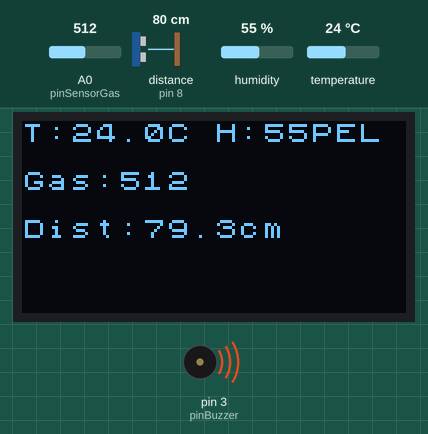
Recording of a sketch running on a simulated Arduino Uno, built with avr-gcc and run on an emulated ATmega328P. Parts: 128×64 one-colour display, buzzer (waves = sounding, pin HIGH). Wiring (inferred from the names in the program): ultrasonic range finder: trigger pin 9; echo pin 8. The inputs (shaded band) are chosen by the test bench; at power-on: A0 (pinSensorGas) = 512, distance to the obstacle (sensor on pin 8) 80 cm, humidity 55 %, temperature 24 °C. The echo pulse lasts 58.3 µs per cm; WiFi joins after 1.5 s; servers stay silent unless stated; uploads are accepted with an empty reply; pins used as bus, display or sensor lines are not drawn; what the sketch prints to the serial monitor is not drawn.

Above: at 4.8 s.
4.9 s: A0 (pinSensorGas) set to 418
At 7.8 s:
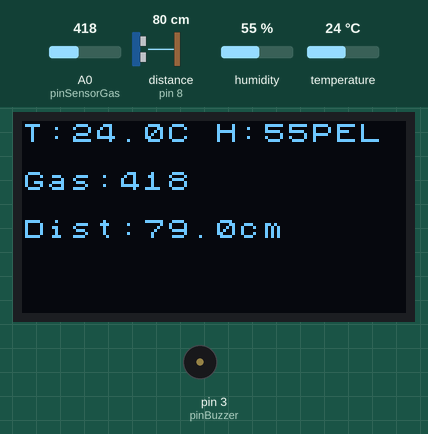
11.4 s: A0 (pinSensorGas) set to 383
At 14.0 s:
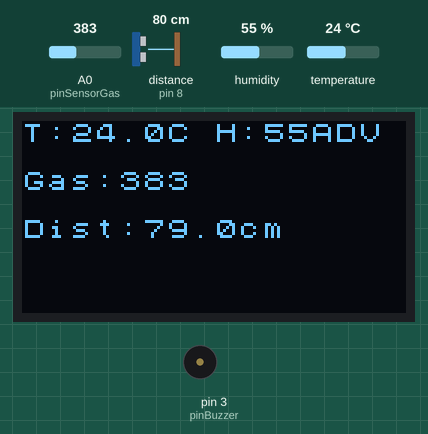
18.1 s: A0 (pinSensorGas) set to 266
At 20.0 s:
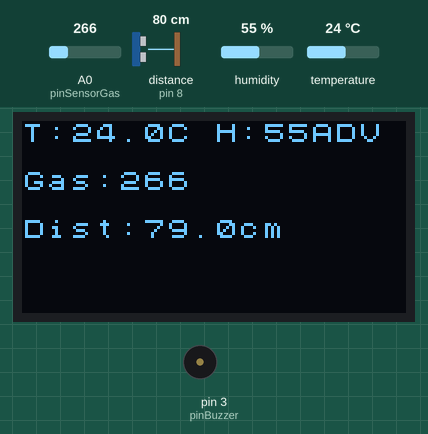
20.1 s: A0 (pinSensorGas) set to 243
At 24.8 s:
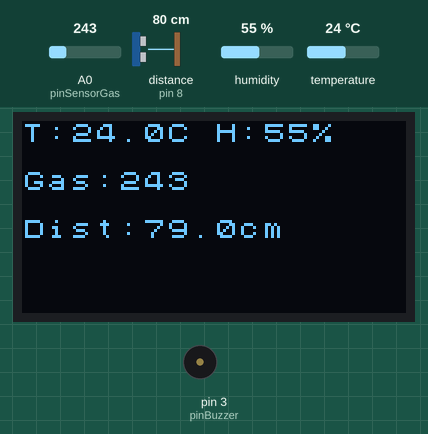
26.8 s: distance to the obstacle (sensor on pin 8) set to 17 cm
At 28.0 s:
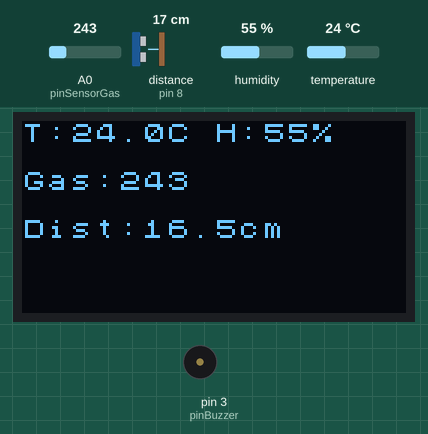
28.7 s: distance to the obstacle (sensor on pin 8) set to 14 cm
At 30.4 s:
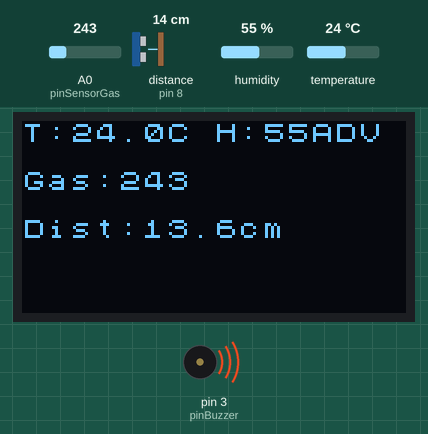
Timing chart, 0 to 32.1 s (numbered marks = the images above; inputs shaded):
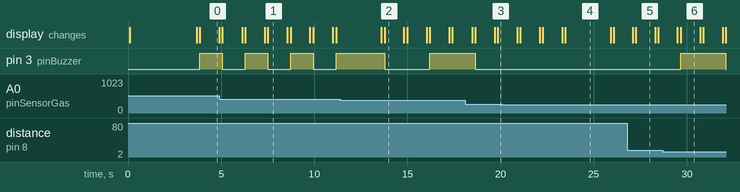

The sketch:

sistemacompleto.ino
```cpp
#include <SPI.h>                 // Para comunicacion Ethernet (SPI)
#include <Ethernet.h>            // Para funcionalidad Ethernet
#include <DHT.h>                 // Para sensor DHT11

#include <Wire.h>                // Para comunicacion I2C del LCD
#include <U8x8lib.h>

U8X8_SSD1306_128X64_NONAME_HW_I2C display(U8X8_PIN_NONE);


byte mac[] = { 0xDE, 0xAD, 0xBE, 0xEF, 0xFE, 0xED };  // Direccion MAC unica
IPAddress ip(192, 168, 10, 150);                       // definir IP estatica de Arduino
char server[] = "192.168.10.100";                      // IP del servidor XAMPP, tu ip(PC)
EthernetClient client;                                // Cliente para conexiones salientes
EthernetServer webServer(80);  // Servidor web local en puerto 80


#define DHTPIN 2                  // Pin digital para DHT11
#define DHTTYPE DHT11             // Tipo de sensor DHT
DHT dht(DHTPIN, DHTTYPE);         // Objeto sensor DHT


const int pinSensorGas = A0;      // Pin analogico para sensor MQ-2
const int pinTrigger = 9;         // Pin Trigger sensor ultrasonico
const int pinEcho = 8;           // Pin Echo sensor ultrasonico
const int pinBuzzer = 3;          // Pin digital para buzzer activo


unsigned long lastConnectionTime = 0;        // ultimo tiempo de conexion al servidor
const unsigned long postingInterval = 10000; // Intervalo de envio (10 segundos)
unsigned long lastBuzzerTime = 0;            // Control de timing del buzzer
bool buzzerState = false;                    // Estado actual del buzzer
int alertLevel = 0;                          // Nivel de alerta: 0=normal, 1=adv, 2=peligro


void setup() {
  Serial.begin(9600);
  Serial.println(F("Iniciando Sistema Integrado de Monitoreo"));

  webServer.begin();
Serial.println(F("Servidor web local iniciado"));


  dht.begin();                              // Iniciar sensor DHT11
  pinMode(pinTrigger, OUTPUT);              // Configurar Trigger como salida
  pinMode(pinEcho, INPUT);                  // Configurar Echo como entrada
  pinMode(pinBuzzer, OUTPUT);               // Configurar buzzer como salida
  digitalWrite(pinBuzzer, LOW);             // Asegurar buzzer apagado al inicio

 // INICIALIZAR PANTALLA OLED
  display.begin();
display.setPowerSave(0);
display.setFont(u8x8_font_chroma48medium8_r);
display.clear();

  // Mensajes de prueba
  display.setCursor(0, 0);
  display.print("OLED OK");


  Serial.println(F("Configurando conexión Ethernet..."));
  if (Ethernet.begin(mac) == 0) {
    // Si DHCP falla, usar IP estatica configurada
    Serial.println(F("DHCP falló, usando IP estática"));
    Ethernet.begin(mac, ip);
  } else {
    Serial.println(F("DHCP configurado exitosamente"));
  }

  // MOSTRAR INFORMACIÓN DE CONEXIÓN
  Serial.print(F(" IP del sistema: "));
  Serial.println(Ethernet.localIP());
  Serial.print(F("Servidor destino: "));
  Serial.println(server);

  delay(2000);  // Pausa para ver mensajes iniciales
  Serial.println(F("Sistema completamente inicializado"));
}


void loop() {
  float humedad = dht.readHumidity();           // Leer humedad (%)
  float temperatura = dht.readTemperature();    // Leer temperatura (°C)
  int valorGas = analogRead(pinSensorGas);      // Leer nivel de gas (0-1023)
  float distancia = medirDistancia();           // Medir distancia (cm)

  alertLevel = determinarNivelAlerta(valorGas, distancia);

  mostrarOLED(temperatura, humedad, valorGas, distancia, alertLevel);

  controlarBuzzer(alertLevel);

  //enviar cada 10 segundos para no saturar
  if (millis() - lastConnectionTime > postingInterval) {
    enviarDatosServidor(temperatura, humedad, valorGas, distancia, alertLevel);
    lastConnectionTime = millis();  // Actualizar tiempo de ultimo envio
  }

  atenderClientesWeb();

  delay(1000);  // Esperar 1 segundo entre ciclos de lectura
}


float medirDistancia() {
  // Secuencia estandar para activar medicion ultrasonica
  digitalWrite(pinTrigger, LOW);           // Asegurar Trigger en LOW
  delayMicroseconds(2);                    // Pequeña pausa
  digitalWrite(pinTrigger, HIGH);          // Enviar pulso de 10μs
  delayMicroseconds(10);
  digitalWrite(pinTrigger, LOW);

  // Medir el tiempo que tarda en llegar el eco
  long duracion = pulseIn(pinEcho, HIGH);

  // Calcular distancia: (tiempo × velocidad sonido) / 2
  return duracion * 0.034 / 2;             // Devolver distancia en cm
}


int determinarNivelAlerta(int gas, float distancia) {
  if (gas > 400 || distancia < 5) {
    return 2;  // PELIGRO: Gas muy alto u objeto muy cerca
  } else if (gas > 250 || distancia < 15) {
    return 1;  // ADVERTENCIA: Gas moderado u objeto cercano
  } else {
    return 0;  // NORMAL: Todo dentro de parametros seguros
  }
}


//SCL-A5,SDA-A4
void mostrarOLED(float temp, float hum, int gas, float dist, int alerta) {
  display.clear();

  display.setCursor(0, 0);
  display.print("T:");
  display.print(temp, 1);
  display.print("C H:");
  display.print(hum, 0);
  display.print("%");

  display.setCursor(0, 2);
  display.print("Gas:");
  display.print(gas);

  display.setCursor(0, 4);
  display.print("Dist:");
  display.print(dist, 1);
  display.print("cm");

  display.setCursor(12, 0);
  if (alerta == 2) display.print("PEL");
  else if (alerta == 1) display.print("ADV");
}


void controlarBuzzer(int nivelAlerta) {
  unsigned long currentTime = millis();  // Obtener tiempo actual

  switch (nivelAlerta) {
    case 0: // NORMAL - Sin sonido
      digitalWrite(pinBuzzer, LOW);
      break;

    case 1: // ADVERTENCIA - Pitido lento (cada 2 segundos)
      if (currentTime - lastBuzzerTime > 2000) {
        buzzerState = !buzzerState;              // Alternar estado
        digitalWrite(pinBuzzer, buzzerState ? HIGH : LOW);
        if (buzzerState) {
          Serial.println(F("Alerta de advertencia: Pitido"));
        }
        lastBuzzerTime = currentTime;            // Actualizar tiempo
      }
      break;

    case 2: // PELIGRO - Pitido rapido continuo
      if (currentTime - lastBuzzerTime > 300) {
        buzzerState = !buzzerState;              // Alternar estado rapidamente
        digitalWrite(pinBuzzer, buzzerState ? HIGH : LOW);
        lastBuzzerTime = currentTime;

        if (buzzerState) {
          Serial.println(F("ALERTA PELIGRO: Pitido rápido"));
        }
      }
      break;
  }
}


void enviarDatosServidor(float temp, float hum, int gas, float dist, int alerta) {
  // Intentar conectar al servidor web (puerto 80)
  if (client.connect(server, 80)) {
    Serial.println(F(" Conectando al servidor web..."));

    // Crear cadena con los datos en formato URL-encoded
    String datos = "temperatura=" + String(temp) +
                   "&humedad=" + String(hum) +
                   "&gas=" + String(gas) +
                   "&distancia=" + String(dist) +
                   "&alerta=" + String(alerta);

    // Enviar solicitud HTTP POST
    client.println("POST /sistema/guardar_datos.php HTTP/1.1");
    client.println("Host: 192.168.10.102");
    client.println("Content-Type: application/x-www-form-urlencoded");
    client.print("Content-Length: ");
    client.println(datos.length());  // Longitud del contenido
    client.println();                // Línea en blanco (fin de headers)
    client.println(datos);           // Enviar los datos

    Serial.println(" Datos enviados: " + datos);

  } else {
    Serial.println(F("Error de conexión al servidor web"));
  }

  // Esperar y leer respuesta del servidor
  unsigned long timeout = millis();
  while (client.available() == 0) {
    if (millis() - timeout > 5000) {
      Serial.println(F("Timeout de conexión - servidor no responde"));
      client.stop();
      return;
    }
  }

  // Leer y mostrar respuesta del servidor
  Serial.print(F("Respuesta del servidor: "));
  while (client.available()) {
    String line = client.readStringUntil('\r');
    Serial.print(line);
  }

  client.stop();  // Cerrar conexion
  Serial.println(F("\n Conexión cerrada"));
}


void atenderClientesWeb() {
  // Escuchar clientes conectados al servidor web local
  EthernetClient client = webServer.available();


  if (client) {
    Serial.println(F("Nuevo cliente web conectado localmente"));

    boolean currentLineIsBlank = true;

    while (client.connected()) {
      if (client.available()) {
        char c = client.read();

        // Detectar fin de headers HTTP
        if (c == '\n' && currentLineIsBlank) {
          // Enviar pagina web al cliente
          client.println("HTTP/1.1 200 OK");
          client.println("Content-Type: text/html");
          client.println("Connection: close");
          client.println();

          // Pagina HTML simple
          client.println("<!DOCTYPE HTML>");
          client.println("<html>");
          client.println("<head><title>Sistema Monitoreo</title></head>");
          client.println("<body>");
          client.println("<h1>Sistema de Monitoreo Local</h1>");
          client.println("<p>Esta es la interfaz local del sistema.</p>");
          client.println("<p>Los datos se envían automáticamente al servidor central.</p>");
          client.println("</body>");
          client.println("</html>");
          break;
        }

        if (c == '\n') {
          currentLineIsBlank = true;
        } else if (c != '\r') {
          currentLineIsBlank = false;
        }
      }
    }

    delay(1);
    client.stop();
    Serial.println(F(" Cliente web desconectado"));
  }
}
```

Measured:
- the behaviour switches between 401 and 400 on A0 (pinSensorGas) (found by bisection; images 1 and 2)
- the behaviour switches between 251 and 250 on A0 (pinSensorGas) (found by bisection; images 3 and 4)
- the behaviour switches between 16 and 15 cm on distance to the obstacle (sensor on pin 8) (found by bisection; images 5 and 6)
- after the input at 4.9 s, the display: first differs from a run without the input after 1.4 s (image 1)
- after the input at 11.4 s, the display: first differs from a run without the input after 2.4 s (image 2)
- after the input at 18.1 s, the display: first differs from a run without the input after 0.55 s (image 3)
- after the input at 20.1 s, pin 3 (pinBuzzer): stays LOW (without the input it goes to HIGH after 0.98 s); the display: first differs from a run without the input after 0.97 s (image 4)
- after the input at 26.8 s, the display: first differs from a run without the input after 0.45 s (image 5)
- after the input at 28.7 s, pin 3 (pinBuzzer): LOW → HIGH after 0.96 s, → LOW 2.4 s later; the display: first differs from a run without the input after 0.96 s (image 6)
